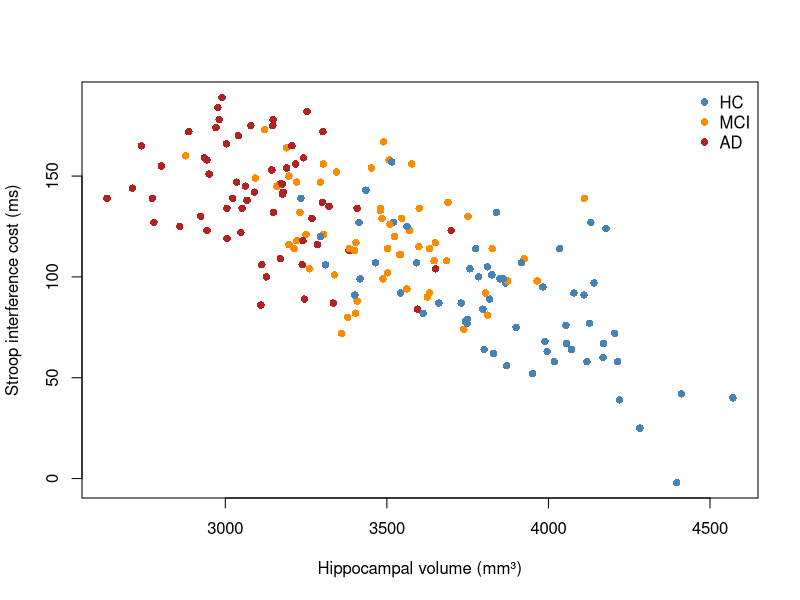
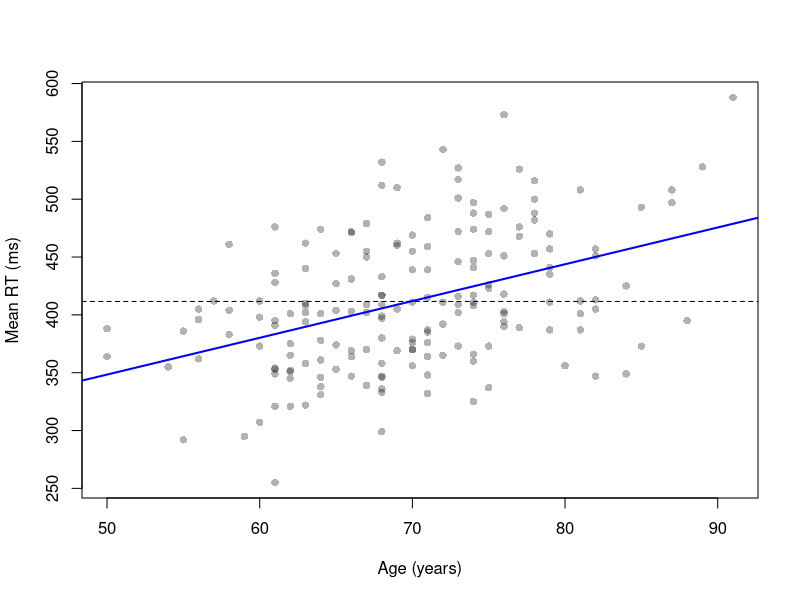

Source code (R) for these figures, in order:
# 4 · Appendix — doing it again, and doing it faster
# Statistics for brain and cognitive sciences (CN2) -- 2026/27
# student script
#
# GENERATED FROM sessions/04-working-with-data/appendix.qmd -- DO NOT EDIT THIS FILE.
# Edit the .qmd and re-render the website; this file is overwritten.
#
# Open the .Rproj in this folder first, so that "data/..." paths resolve.

# 
# Nothing here is examinable. It is here because the answer to "but where does
# that number actually come from?" is worth having written down.
# 
memclinic <- read.csv("data/memclinic.csv")
memclinic$group <- factor(memclinic$group, levels = c("HC", "MCI", "AD"))

# 
# ---- Loops ---------------------------------------------------------------------
# 
for (g in levels(memclinic$group)) {
  m <- mean(memclinic$moca[memclinic$group == g])
  cat(g, "mean MoCA:", round(m, 1), "\n")
}

# 
# `while` repeats until a condition fails; `repeat` runs until you `break`:
# 
x <- 0
while (x < 3) { x <- x + 1 }
x

x <- 0
repeat { x <- x + 1; if (x == 3) break }
x

# 
# `next` skips the rest of one iteration, `break` leaves the loop entirely.
# 
# ---- Preallocate ---------------------------------------------------------------
# 
# Growing a vector inside a loop makes R copy the whole thing each time:
# 
out <- numeric(length(levels(memclinic$group)))   # room reserved up front
for (i in seq_along(levels(memclinic$group))) {
  g <- levels(memclinic$group)[i]
  out[i] <- mean(memclinic$moca[memclinic$group == g])
}
round(out, 1)

# 
# Note `seq_along()` rather than `1:length()`, for the reason given in the session
# 01 appendix.
# 
# ---- But you rarely need a loop ------------------------------------------------
# 
# Everything above is one line:
# 
round(tapply(memclinic$moca, memclinic$group, mean), 1)

# 
# In R a loop is usually a sign that a vectorised function exists and you have not
# found it yet.
# 
# ---- The apply family ----------------------------------------------------------
# 
vars <- c("age", "moca", "hippo_vol_mm3")

sapply(memclinic[, vars], mean)        # simplifies to a vector
sapply(memclinic[, vars], range)       # ... or a matrix
str(lapply(memclinic[, vars], mean))   # always a list

# 
# `Filter()` keeps the elements matching a test:
# 
names(Filter(is.numeric, memclinic))

# 
# And `do.call()` calls a function with a list of arguments — the idiom
# `do.call(rbind, list_of_data_frames)` stacks many tables into one:
# 
pieces <- lapply(levels(memclinic$group), function(g) {
  d <- memclinic[memclinic$group == g, ]
  data.frame(group = g, n = nrow(d), mean_moca = round(mean(d$moca), 1))
})
do.call(rbind, pieces)

# 
# ---- Pipes ---------------------------------------------------------------------
# 
# A pipe passes the thing on its left into the function on its right, so that a
# sequence of steps reads left to right instead of inside out.
# 
sqrt(mean(memclinic$moca))              # inside out

memclinic$moca |> mean() |> sqrt()      # native pipe, R 4.1+

# 
# The lecture slides teach `%>%` from **magrittr**, which is what the tidyverse
# uses and what you will see in `WinterBreakExercises.R`:
# 
# library(magrittr)
# memclinic$moca %>% mean %>% sqrt

# 
# The two behave the same for straightforward uses like these.
# 
# ---- Graphics, in more depth ---------------------------------------------------
# 
# ---- Colour and plotting characters --------------------------------------------
# 
plot(memclinic$hippo_vol_mm3, memclinic$stroop_cost_ms,
     pch  = 16,
     col  = c("steelblue", "darkorange", "firebrick")[memclinic$group],
     xlab = "Hippocampal volume (mm³)",
     ylab = "Stroop interference cost (ms)")

legend("topright",
       legend = levels(memclinic$group),
       col    = c("steelblue", "darkorange", "firebrick"),
       pch    = 16,
       bty    = "n")

# 
# Indexing a colour vector *by a factor* works because a factor is stored as the
# integers 1, 2, 3 — the trap from practical 2, used deliberately.
# 
# With many overlapping points, make them transparent:
# 
plot(memclinic$age, memclinic$rt_mean,
     pch = 16, col = adjustcolor("black", alpha.f = 0.3),
     xlab = "Age (years)", ylab = "Mean RT (ms)")
abline(lm(rt_mean ~ age, data = memclinic), col = "blue", lwd = 2)
abline(h = mean(memclinic$rt_mean), lty = 2)   # horizontal reference line

# 
# ---- Saving a figure -----------------------------------------------------------
# 
# png("moca-by-group.png", width = 1600, height = 1200, res = 200)
# boxplot(moca ~ group, data = memclinic, xlab = "Diagnosis", ylab = "MoCA")
# dev.off()        # REQUIRED -- this is what writes the file
# 
# pdf("moca-by-group.pdf", width = 7, height = 5)
# boxplot(moca ~ group, data = memclinic)
# dev.off()

# 
# `dev.off()` closes the device. Until you call it, the file is incomplete.
# 
# Several lecture scripts call `dev.off()` at the *top*, before any device is
# open, which gives
# 
# ```
# Error in dev.off() : cannot shut down device 1 (the null device)
# ```
# 
# It is harmless — it means there was nothing to close. Carry on.
# 
# ---- Reshaping, the other ways -------------------------------------------------
# 
# `reshape()` leaves a note to itself about how it reshaped, which lets it go back:
# 
stroop <- read.csv("data/stroop-rm.csv")
long <- reshape(stroop, direction = "long",
                varying = c("rt_congruent", "rt_neutral", "rt_incongruent"),
                v.names = "rt", timevar = "condition",
                times = c("congruent", "neutral", "incongruent"), idvar = "id")

names(attributes(long))
head(reshape(long, direction = "wide"), 2)

# 
# The modern alternative is `tidyr`:
# 
long2 <- tidyr::pivot_longer(stroop,
                             cols      = starts_with("rt_"),
                             names_to  = "condition",
                             names_prefix = "rt_",
                             values_to = "rt")
head(long2, 3)
nrow(long2)

# 
# Easier to read, and the same 108 rows.
# 
# ---- `merge()`, in full --------------------------------------------------------
# 
small <- memclinic[, c("id", "group", "moca")]
merged <- merge(stroop, small, by = "id")
nrow(merged)

# 
# When the key columns have different names, or you want to keep unmatched rows:
# 
# merge(a, b, by.x = "patient_id", by.y = "id")
# merge(a, b, by = "id", all.x = TRUE)    # keep every row of a (a "left join")

# 
# If the key is duplicated on **both** sides, `merge()` returns every matching
# combination — and your dataset silently grows:
# 
a <- data.frame(id = c("P01", "P01"), visit = 1:2)
b <- data.frame(id = c("P01", "P01"), score = c(10, 20))
nrow(a); nrow(b)
nrow(merge(a, b, by = "id"))    # not 2

# 
# Two rows and two rows gave four. Always check `nrow()` before and after a merge.
# This is the most common way to corrupt a dataset without ever seeing an error.
# 
# ---- Locale, encoding, and Excel -----------------------------------------------
# 
# Sys.getlocale("LC_NUMERIC")

# 
# In much of Europe the decimal separator is a comma and CSV files use `;` as the
# field separator. `read.csv2()` expects exactly that:
# 
# read.csv("file.csv")    # 1,234.5  and  fields separated by ,
# read.csv2("file.csv")   # 1.234,5  and  fields separated by ;

# 
# This is the concrete reason for the warning in the codebook: open
# `memclinic.csv` in Excel on an Italian machine and it will offer to save it back
# with commas for decimals. Everything still *looks* like a number, and
# `read.csv()` will then read `20.3` as the text `"20,3"`.
# 
# ---- Writing data out ----------------------------------------------------------
# 
# write.csv(memclinic, "my-version.csv", row.names = FALSE)

# 
# `row.names = FALSE` matters. Without it R adds an unnamed first column of row
# numbers, which becomes a mysterious variable called `X` the next time anyone
# reads the file.
